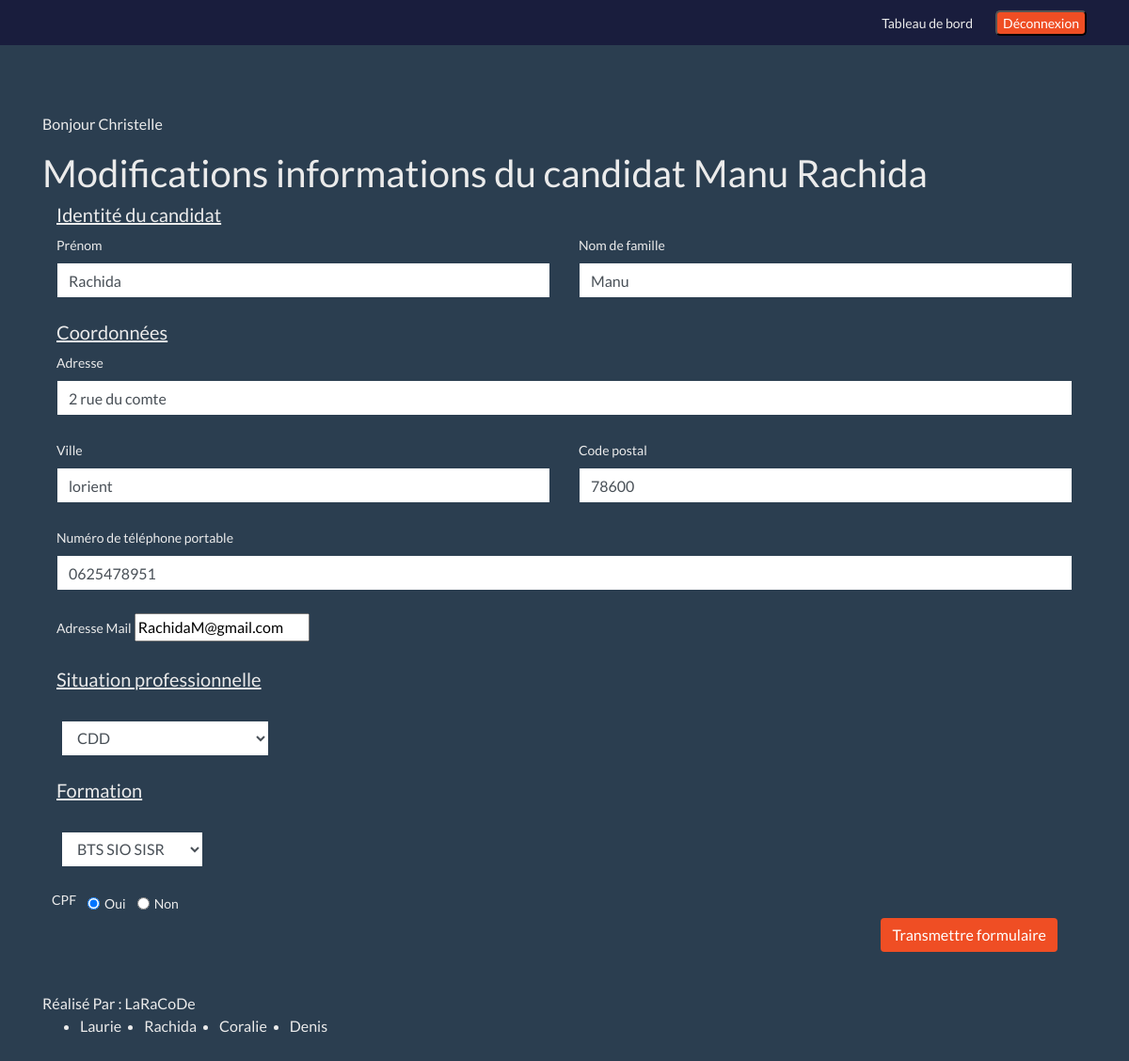
Screenshot of /back_office/modifInformation.php?idmod=4 (signed in) with the database file from the repository.
### tables this page shows
CREATE TABLE IF NOT EXISTS `dossier` (
  `Dossier_Id` int NOT NULL AUTO_INCREMENT,
  `Dossier_MotDePasse` varchar(60) NOT NULL COMMENT 'Mot de passe de connexion pour consultation du dossier par le candidat',
  `Dossier_DateCreation` date NOT NULL,
  `Dossier_DateRetourFinanceur` date DEFAULT NULL,
  `Dossier_Transmission` date DEFAULT NULL,
  `Dossier_Report` date DEFAULT NULL,
  `Dossier_Annulation` date DEFAULT NULL,
  `Dossier_Financeur` varchar(60) DEFAULT NULL,
  `Dossier_Parcours_personnalise` tinyint DEFAULT NULL,
  `Dossier_Bilan_Formation` varchar(60) DEFAULT NULL,
  `Dossier_Session` date DEFAULT NULL,
  `Dossier_Formation` enum('BTS SIO SLAM','BTS SIO SISR','BTS GPME','BTS CG','BTS Assurance','BTS MCO','BTS Banque') DEFAULT NULL,
  `Gestionnaire_Id` int DEFAULT NULL,
  `Candidat_Id` int NOT NULL,
  PRIMARY KEY (`Dossier_Id`),
  KEY `Gestionnaire_Id` (`Gestionnaire_Id`),
  KEY `Candidat_Id` (`Candidat_Id`)
);

CREATE TABLE IF NOT EXISTS `contact` (
  `Contact_Id` int NOT NULL AUTO_INCREMENT,
  `Contact_Nom` varchar(60) NOT NULL,
  `Contact_Prenom` varchar(60) NOT NULL,
  `Contact_Tel` int(10) UNSIGNED ZEROFILL NOT NULL,
  `Contact_Email` varchar(60) NOT NULL,
  `Contact_Adresse` varchar(100) DEFAULT NULL,
  `Contact_CodePostal` int(5) UNSIGNED ZEROFILL DEFAULT NULL,
  `Contact_Ville` varchar(60) DEFAULT NULL,
  `Contact_Date` datetime DEFAULT CURRENT_TIMESTAMP,
  PRIMARY KEY (`Contact_Id`),
  UNIQUE KEY `Contact_Email` (`Contact_Email`)
);

### back_office/modifInformation.php (the view, shortened to what this page needs)
<?php
 require('_connect.php');
 if (isset($_GET['idmod'])) {
   $id2 = $_GET['idmod'];
   $reqdossier = $bdd->prepare(
     "SELECT *
   FROM dossier d
   INNER JOIN candidat ca ON d.Candidat_Id=ca.Candidat_Id
   INNER JOIN contact c ON c.Contact_Id=ca.Candidat_Id
   WHERE c.Contact_Id= '$id2'"
   );
   $reqdossier->execute(array($id2));
   $reqdo = $reqdossier->fetch();
 }
 ?>
<!DOCTYPE html>
<html lang="fr">
<head>
  <link rel="stylesheet" href="css/bootstrap.min.css">
  <link rel="stylesheet" href="css/main.css">
</head>
<body>
  <?php require('_header.php'); ?>
  <form action="update.php" method="POST">
    <div class="container">
      <p>Bonjour <?php echo $_SESSION['Prenom']; ?></p>
      <div class="row">
        <div class="col-lg-12">
          <h1>Modifications informations du candidat <?php echo $reqdo['Contact_Nom'] . " " . $reqdo['Contact_Prenom']; ?></h1>
        </div>
      </div>
      <div class="container">
        <h5>Identité du candidat</h5>
        <div class="row mb-4">
          <div class="col">
            <label for="Contact_Prenom">Prénom</label>
            <input type="text" class="form-control" name="Contact_Prenom" value="<?= $reqdo['Contact_Prenom'] ?>">
          </div>
          <div class="col">
            <label for="Contact_Nom">Nom de famille</label>
            <input type="text" class="form-control" name="Contact_Nom" value="<?= $reqdo['Contact_Nom'] ?>">
          </div>
        </div>
        <h5>Coordonnées</h5>
        <div class="row mb-4">
          <div class="col">
            <label for="Contact_Adresse">Adresse</label>
            <input type="text" class="form-control" name="Contact_Adresse" value="<?= $reqdo['Contact_Adresse'] ?>">
          </div>
        </div>
        <div class="row mb-4">
          <div class="col">
            <label for="Contact_Ville">Ville</label>
            <input type="text" class="form-control" name="Contact_Ville" value="<?= $reqdo['Contact_Ville'] ?>">
          </div>
          <div class="col">
            <label for="Contact_CodePostal">Code postal</label>
            <input type="text" class="form-control" name="Contact_CodePostal" value="<?= $reqdo['Contact_CodePostal'] ?>">
          </div>
        </div>
        <div class="row mb-4">
          <div class="col">
            <label for="Contact_Tel">Numéro de téléphone portable</label>
            <input type="text" class="form-control" name="Contact_Tel" value="<?= $reqdo['Contact_Tel'] ?>">
          </div>
        </div>
        <div class="row mb-4">
          <div class="col">
            <label for="Contact_Email">Adresse Mail</label>
            <input type="text" name="Contact_Email" readonly value="<?= $reqdo['Contact_Email'] ?>">
          </div>
        </div>
        <h5>Situation professionnelle</h5>
        <div class="row mb-4">
          <div class="form-check ">
            <select name="Candidat_Situation_Pro" id=Candidat_Situation_Pro class="form-control">
              <?php foreach (['CDI', 'CDD', 'Intérimaire', "Demandeur emploi", 'Autre'] as $situation) : ?>
                <?php $selected = $reqdo['Candidat_Situation_Pro'] == $situation ? "selected" : ""; ?>
                <option <?= $selected ?> value="<?= $situation ?>"><?= $situation ?></option>
              <?php endforeach; ?>
            </select>
          </div>
        </div>
        <h5>Formation</h5>
        <div class="row mb-4">
          <div class="form-check ">
            <select name="Dossier_Formation" id=Dossier_Formation class="form-control">
              <?php foreach (['BTS SIO SLAM', 'BTS SIO SISR', 'BTS GPME', 'BTS CG', 'BTS Assurance', 'BTS MCO', 'BTS banque'] as $diplome) : ?>
                <?php $selected = $reqdo['Dossier_Formation'] == $diplome ? "selected" : ""; ?>
                <option <?= $selected ?> value="<?= $diplome ?>"><?= $diplome ?></option>
              <?php endforeach; ?>
            </select>
          </div>
        </div>
        <div class="form-row">
          <label class="form-check form-check-inline">CPF</label>
          <div class="form-check form-check-inline">
            <?php
             $chek0 = "";
             $chek1 = "";
             if ($reqdo['Candidat_CPF'] == 1) {
               $chek1 = 'checked';
             } else {
               $chek0 = 'checked';
             }
             ?>
            <input class="form-check-input" type="radio" <?= $chek1 ?> name="Candidat_CPF" id="inlineRadio1" value="1" />
            <label class="form-check-label" for="inlineRadio1">Oui</label>
          </div>
          <div class="form-check form-check-inline">
            <input class="form-check-input" type="radio" <?= $chek0 ?> name="Candidat_CPF" id="inlineRadio1" value="0" />
            <label class="form-check-label" for="inlineRadio1">Non</label>
          </div>
        </div>
        <div class="col">
          <input type="submit" class="form-control" name="envoyer" value="Transmettre formulaire" id="submit2">
        </div>
      </div>
    </div>
  </form>
  <?php require('_footer.php'); ?>
</body>
</html>

### back_office/css/main.css (style rules this page uses)
body { padding-top: 120px; }
#submit2 { float: right; background-color: #ef4e24; color: white; width: auto; border-radius: 5px; }
h5 { text-decoration: underline; }

### rows the page displays
dossier: contact.Contact_Nom "Manu", contact.Contact_Prenom "Rachida", Contact_Prenom "Rachida", Contact_Nom "Manu", Contact_Adresse "2 rue du comte", Contact_Ville "lorient", Contact_CodePostal "78600", Contact_Tel "0625478951", Contact_Email "RachidaM@gmail.com"

### other values shown
$_SESSION['Prenom'] "Christelle"
form field Candidat_Situation_Pro "CDD"
form field Dossier_Formation "BTS SIO SISR"
